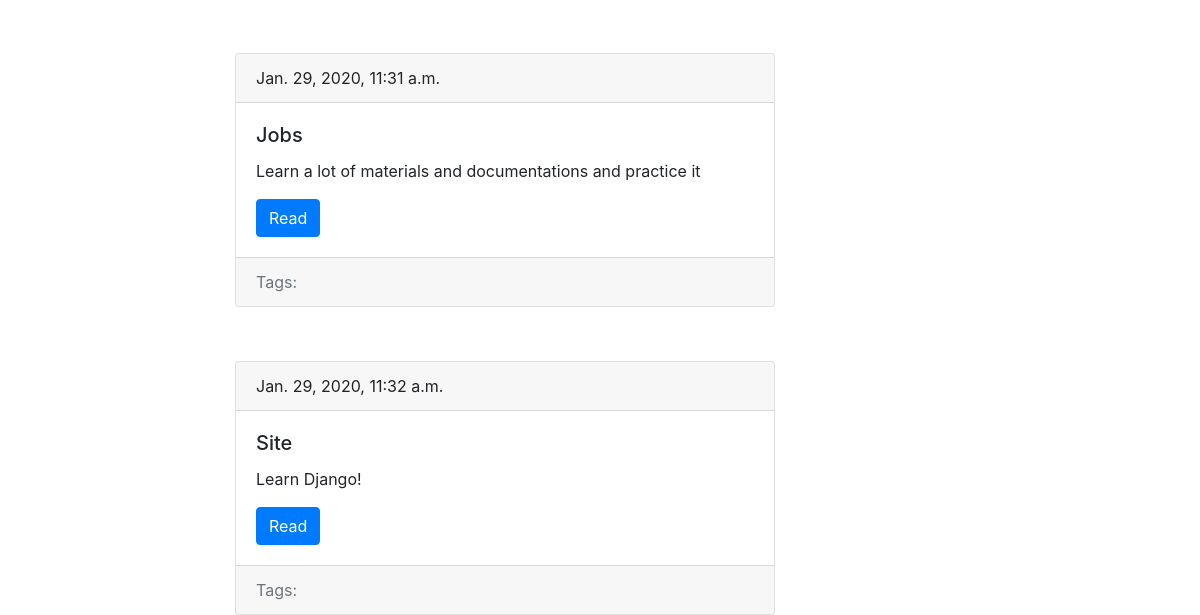
The app's page / (lower part), older data.
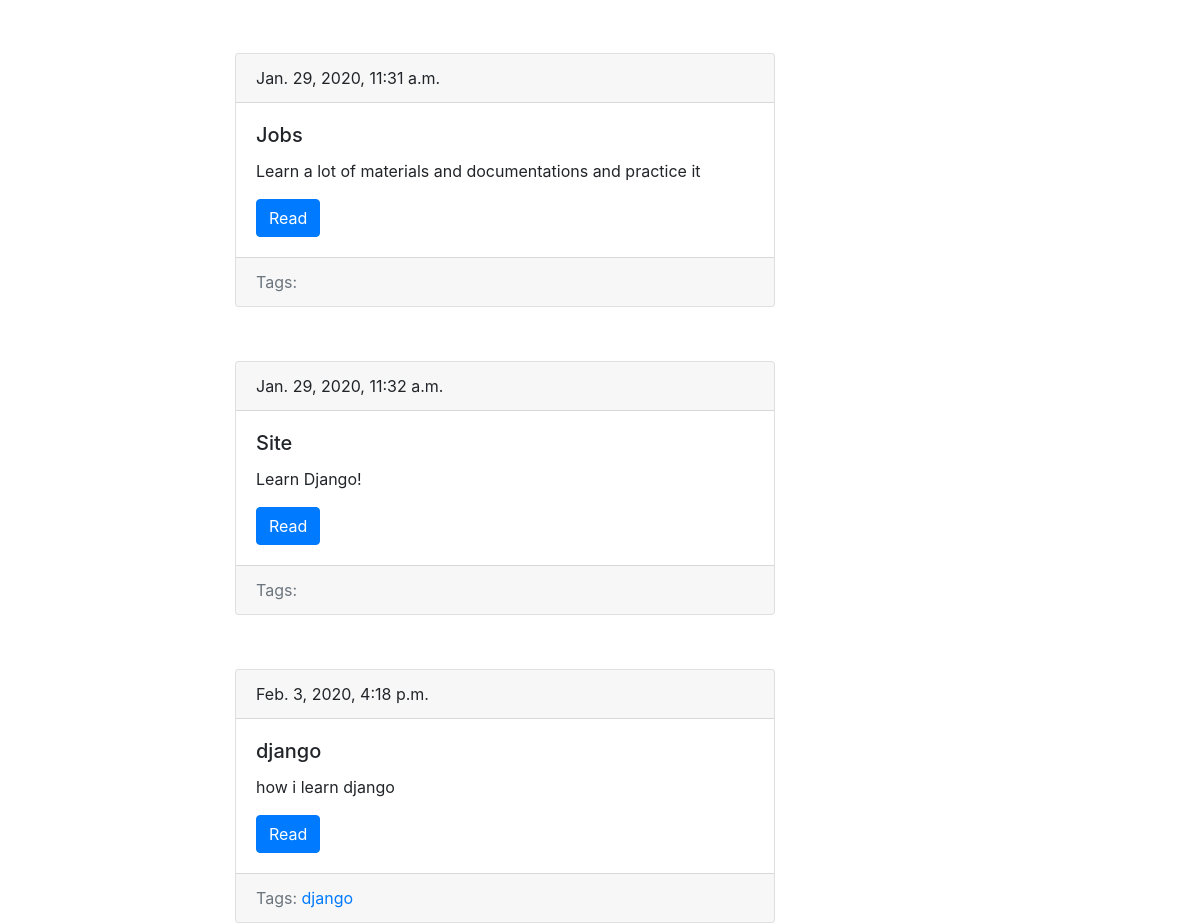
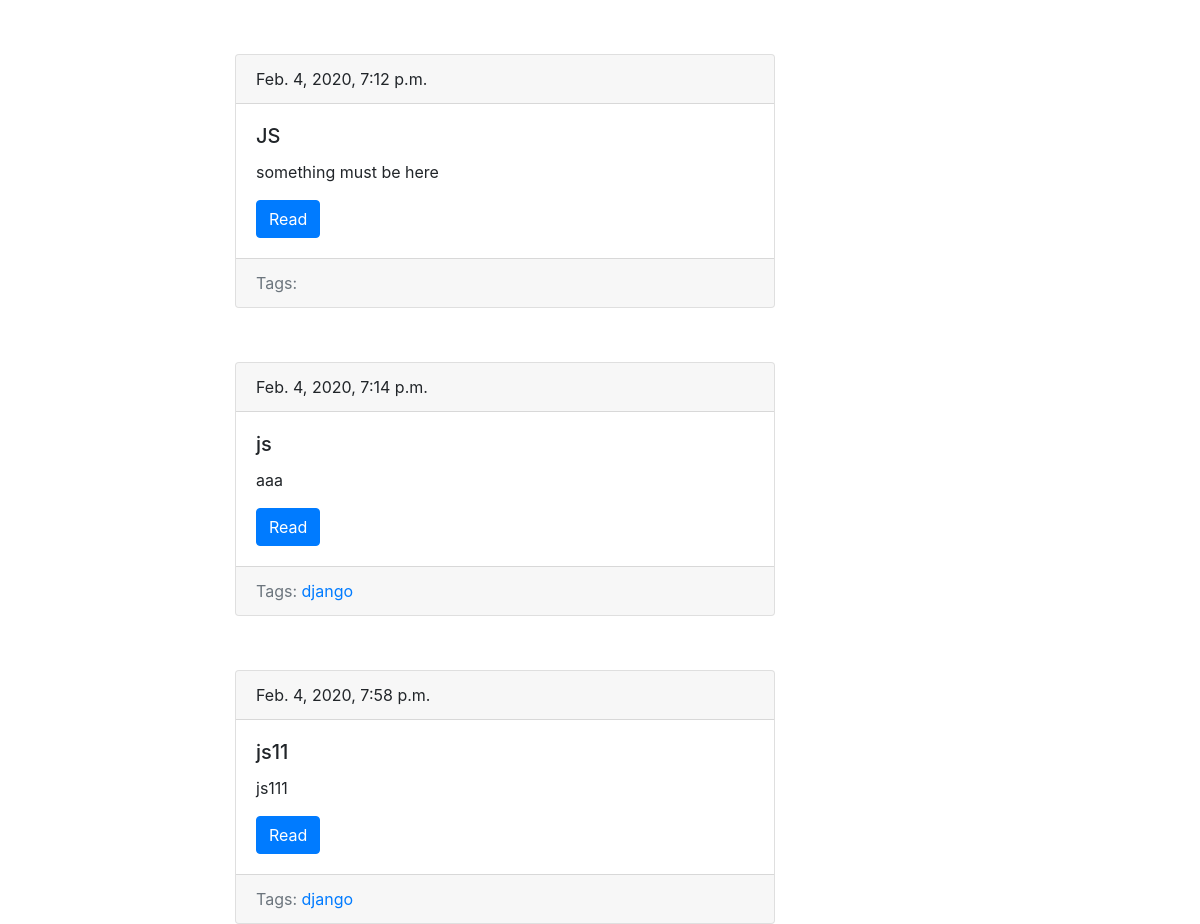
The same page, newer data (2 pictures, top to bottom).
### site_blog/models.py (models this page shows, shortened)
class Post(models.Model):
    title = models.CharField(max_length=150, db_index=True)
    slug = models.SlugField(max_length=150, unique=True)
    body = models.TextField(blank=True, db_index=True)
    tags = models.ManyToManyField('Tag', blank=True, related_name='posts')
    date_pub = models.DateTimeField(auto_now_add=True)
    def get_absolute_url(self):
        return reverse('post_detail_url', kwargs={'slug': self.slug})

class Tag(models.Model):
    title = models.CharField(max_length=50)
    slug = models.SlugField(max_length=50, unique=True)
    def get_absolute_url(self):
        return reverse('tag_detail_url', kwargs={'slug':self.slug})

### site_blog/views.py (the view)
# urls.py: path('', main_page, name="posts_list_url"),
def main_page(request):
    data = Post.objects.all()
    return render(request, 'blog/index.html', context={'posts': data})

### site_blog/templates/blog/index.html (shortened to what this page needs)
{% extends 'base_blog.html' %}
{% block content %}
    {% for i in posts %}
        {% include 'includes/post_card_template.html' %}
    {% endfor %}
{% endblock%}

### templates/includes/post_card_template.html
<div class="card" style="margin-top: 10%">
    <div class="card-header">
        {{ i.date_pub }}
    </div>
    <div class="card-body">
        <h5 class="card-title">{{ i.title }}</h5>
        <p class="card-text">{{ i.body }}</p>
        <a href="{{ i.get_absolute_url }}" class="btn btn-primary">Read</a>
    </div>
    <div class="card-footer text-muted">
        Tags:
        {% for i in i.tags.all %}
            <a href="{{ i.get_absolute_url }}">{{ i.title }}</a>
        {% endfor %}
    </div>
</div>

Row changes from the older to the newer data that the page shows:
added Post: date_pub "Feb. 3, 2020, 4:18 p.m.", title "django", body "how i learn django"
now on this page (row unchanged): Tag: title "django"
added Post: date_pub "Feb. 4, 2020, 7:12 p.m.", title "JS", body "something must be here"
added Post: date_pub "Feb. 4, 2020, 7:14 p.m.", title "js", body "aaa"
added Post: date_pub "Feb. 4, 2020, 7:58 p.m.", title "js11", body "js111"
